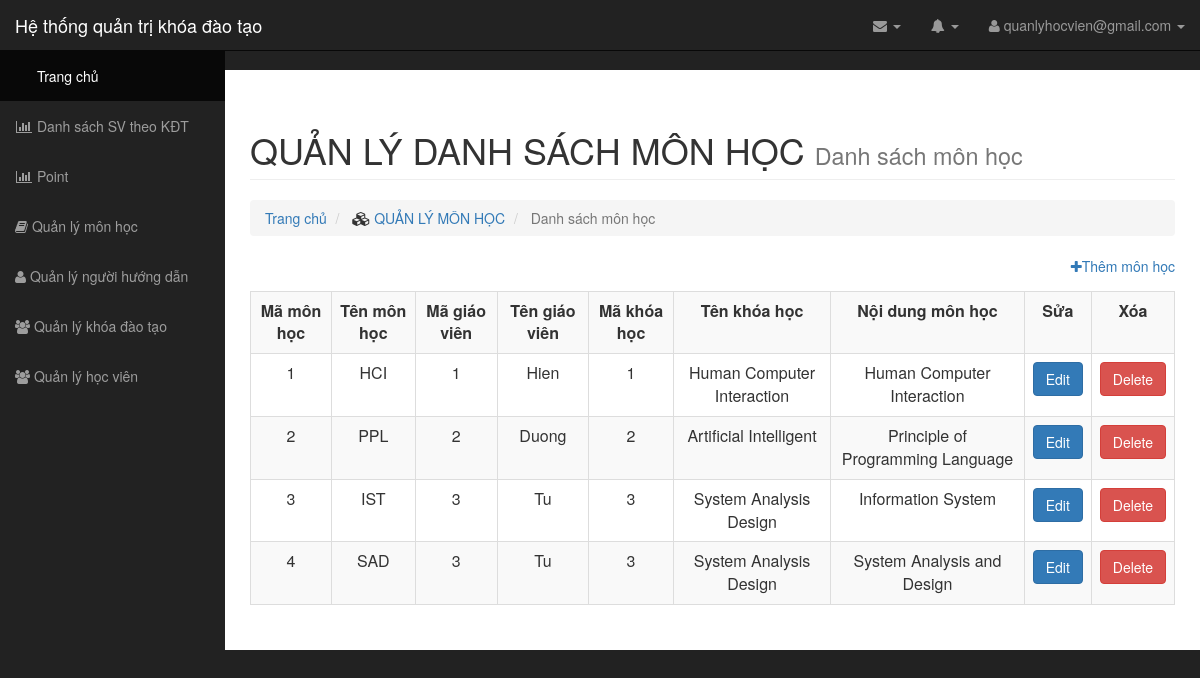
/teamplate/list/list_monhoc.php, run on the app's committed database.
### tables this page shows
CREATE TABLE `subject` (
  `subject_id` int(11) NOT NULL,
  `course_id` int(11) NOT NULL,
  `tutor_id` int(11) NOT NULL,
  `subject_name` varchar(255) NOT NULL,
  `subject_content` varchar(255) NOT NULL
);

CREATE TABLE `tutor` (
  `tutor_id` int(11) NOT NULL,
  `tutor_name` varchar(255) NOT NULL,
  `tutor_phone` int(11) NOT NULL,
  `tutor_email` varchar(255) NOT NULL,
  `tutor_skype` varchar(255) NOT NULL
);

CREATE TABLE `courses` (
  `course_id` int(11) NOT NULL,
  `course_name` varchar(255) NOT NULL,
  `courses_code` varchar(255) NOT NULL,
  `date_start` date NOT NULL,
  `date_end` date NOT NULL
);

### teamplate/list/list_monhoc.php (the view, shortened to what this page needs)
<?php
	include "../connect.php";
	$qr = $conn->query("SELECT subject.*, tutor.tutor_name, courses.course_name FROM `subject`INNER JOIN tutor ON subject.tutor_id = tutor.tutor_id INNER JOIN courses ON subject.course_id = courses.course_id");
 ?>
<link rel="stylesheet" type="text/css" href="../../css/style.css">
<body>
	<div id="wrapper">
        <?php
            require_once '../../layout/menu.php';
         ?>
        <div id="page-wrapper">
            <div class="container-fluid">
		<div class="row">
            <div class="col-lg-12">
                <h1 class="page-header">
                    QUẢN LÝ DANH SÁCH MÔN HỌC
                    <small>Danh sách môn học</small>
                </h1>
                <ol class="breadcrumb">
                    <li>
                          <a href="#">Trang chủ</a>
                    </li>
                    <li>
                        <i class="fa fa-cubes"></i><a href="../list/list_monhoc.php"> QUẢN LÝ MÔN HỌC </a>
                    </li>
                    <li class="active">
                        Danh sách môn học
                    </li>
                </ol>
            </div>
        </div>
        <div class="them"><a href="../insert/insert_monhoc.php"><i class="fa fa-plus"></i>Thêm môn học</a></div>
         <div class="panel-body">
            <div class="table-responsive">
                <table class="table table-bordered table-hover table-striped">
					<tr>
						<th>Mã môn học</th>
						<th>Tên môn học</th>
						<th>Mã giáo viên</th>
						<th>Tên giáo viên</th>
						<th>Mã khóa học</th>
						<th>Tên khóa học</th>
						<th>Nội dung môn học</th>
						<th>Sửa</th>
						<th>Xóa</th>
					</tr>
					<?php
					while ($rs=mysqli_fetch_array($qr)) {
						?>
						<tr>
							<td>
								<?=  $rs['subject_id'] ?>
							</td>
							<td>
								<?=  $rs['subject_name'] ?>
							</td>
							<td>
								<?=  $rs['tutor_id'] ?>
							</td>
							<td>
								<?=  $rs['tutor_name'] ?>
							</td>
							<td>
								<?=  $rs['course_id'] ?>
							</td>
							<td>
								<?=  $rs['course_name'] ?>
							</td>
							<td>
								<?=  $rs['subject_content'] ?>
							</td>
							<td>
							   <a class='btn btn-primary' href='../update/update_monhoc.php?subject_id=<?=  $rs['subject_id'] ?>'> Edit</a>
							</td>
							<td>
								<a class='btn btn-danger' href='../delete/delete_monhoc.php?subject_id=<?= $rs["subject_id"] ?>' onclick='return checkDelete()'>Delete</a>
							</td>
					<?php } ?>
				</table>
			</div>
		</div>
	</div>
</div>

### css/sb-admin.css (style rules this page uses)
body { margin-top: 100px; background-color: #222; }
@media (min-width:768px) { body { margin-top: 50px; } }
#wrapper { padding-left: 0; }
#page-wrapper { width: 100%; padding: 0; background-color: #fff; }
@media (min-width:768px) { #wrapper { padding-left: 225px; } }
@media (min-width:768px) { #page-wrapper { padding: 10px; } }

### css/style.css (style rules this page uses)
.row { padding-top: 10px; }
.table tr th { text-align: center; }
.table tr td { text-align: center; }
.them { text-align: right }
.panel-body { padding: 15px 0; }

### data on the page
subject: subject_id "1", subject_name "HCI", tutor "1", tutor.tutor_name "Hien", course "1", course.course_name "Human Computer Interaction", subject_content "Human Computer Interaction"
subject: subject_id "2", subject_name "PPL", tutor "2", tutor.tutor_name "Duong", course "2", course.course_name "Artificial Intelligent", subject_content "Principle of Programming Language"
subject: subject_id "3", subject_name "IST", tutor "3", tutor.tutor_name "Tu", course "3", course.course_name "System Analysis Design", subject_content "Information System"
subject: subject_id "4", subject_name "SAD", tutor "3", tutor.tutor_name "Tu", course "3", course.course_name "System Analysis Design", subject_content "System Analysis and Design"
